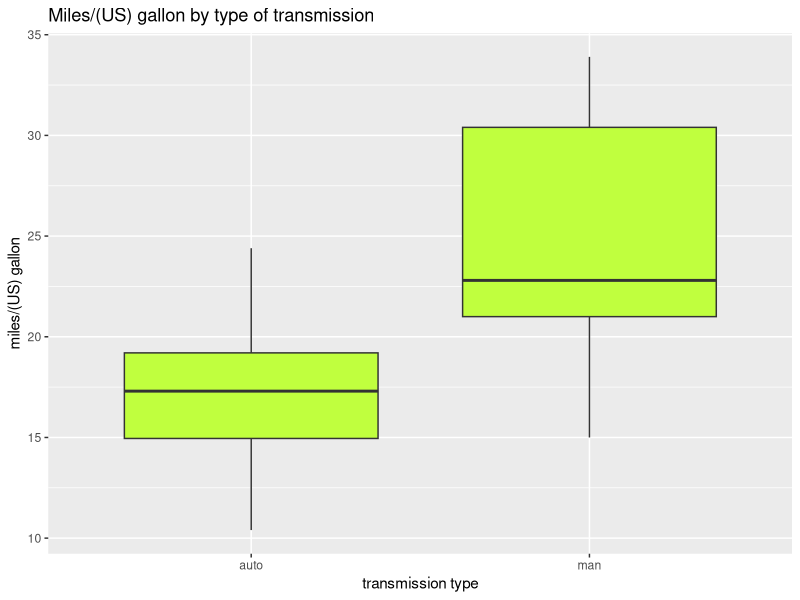

Generate this figure with R: (Note: this script raises an error after producing the figure.)
## Regression Models Course Project


## Analysis Setup

require(ggplot2)

my_data <- mtcars

head(my_data)

str(my_data)

# Transform variables to factors where appropriate

my_data$cyl <- factor(my_data$cyl)
my_data$vs <- factor(my_data$vs)
my_data$am <- factor(my_data$am, labels = c("auto", "man"))
my_data$gear <- factor(my_data$gear, labels = c("3", "4", "5"))
my_data$carb <- factor(my_data$carb)

str(my_data)

## 1. Is an automatic or manual transmission better for MPG?

g <- ggplot(my_data, aes(x = am, y = mpg))
g + geom_boxplot(aes(group = am), fill = "olivedrab1") +
        xlab("transmission type") + 
        ylab("miles/(US) gallon") + 
        ggtitle("Miles/(US) gallon by type of transmission")

# From the boxplot there seems to be a clear difference in mpg between automatic
# and manual transmission. Let's test that more formally with a hypothesis test.

# H_0: There is no significant difference in mpg between auto and man trans.
# H_1: Automatic transmission is associated with lower values of mpg

t.test(mpg ~ am, data = my_data, paired = FALSE, alt = "less")

# The p-value is 0.0007 which means that we reject the null at any reasonable
# significance level, i.e. Manual transmission is better for MPG. 

## 2. Quantify the MPG difference between automatic and manual transmissions.

# Get a first idea about the difference between automatic and manual transmissions

aggregate(my_data[, 1], list(my_data$am), mean)

# Let's try and fit some linear models with MPG as the dependent variable to quantify
# the difference between type of transmission while accounting for the effect of 
# other variables available in the dataset.